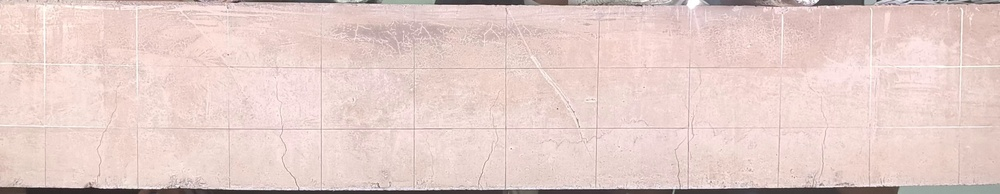
#> input picture image_processing_project/images/inputs/frame_0015.jpg, 1000 x 194 px, shrunk from 3840 x 745 before the run
$ python skeleton_sciki.py
#> lines starting #> are read from the running program, lines starting #| are printed output that depends on the picture; after the words box and inside, x2 and y2 are one past the last pixel; in counts of white or black regions, pixels touching at a corner belong together
from skimage import io, color, filters, morphology, feature, util
from scipy import ndimage
import matplotlib.pyplot as plt

# 1. Loading the image
image = io.imread('../images/inputs/frame_0015.jpg')
#> image is the input picture: shape (194, 1000, 3); mean R, G, B 229.6, 206.3, 201.5
gray = color.rgb2gray(image)
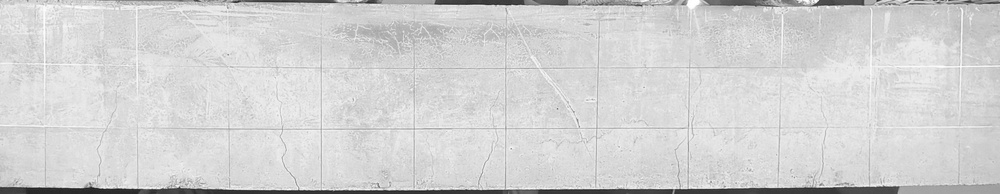
#> gray: shape (194, 1000) float64; min 0.107, max 1, mean 0.827

# Apply Gaussian blur to reduce noise
blur = filters.gaussian(gray, sigma=1)  # Adjust sigma as needed for smoothing

# Convert to binary image (0-1 range)
bin = util.img_as_ubyte(blur)  # Convert to 8-bit unsigned integer format

# 2. Detect edges first (using Canny)
edges = feature.canny(bin, sigma=2)
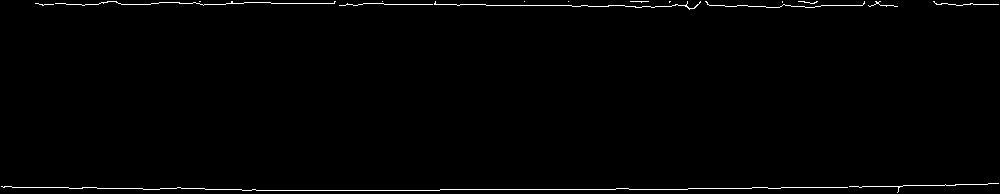
#> edges: shape (194, 1000) bool; 1% white in thin lines or dots

# 3. Dilate the edges to connect segments
dilated = morphology.binary_dilation(edges, morphology.disk(2))  # disk(2) dilates by 2 pixels in all directions
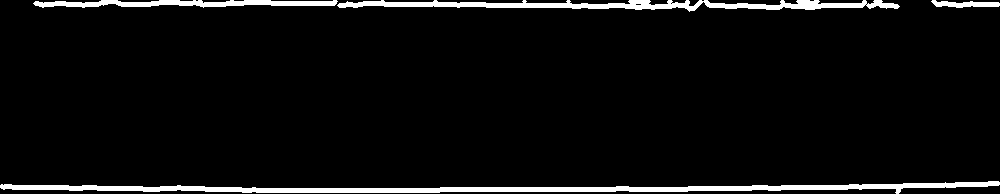
#> dilated: shape (194, 1000) bool; 5.1% white; 4 white regions, box (x1, y1, x2, y2) and area: (0, 181, 1000, 194) 5021, (337, 0, 900, 12) 3092, (33, 0, 338, 8) 1521, (931, 0, 1000, 8) 340

# 4. Fill in the edges to create a mask of the crack
cracks_filled = ndimage.binary_fill_holes(dilated)
#> cracks_filled: shape (194, 1000) bool; 5.1% white; 4 white regions, box (x1, y1, x2, y2) and area: (0, 181, 1000, 194) 5021, (337, 0, 900, 12) 3099, (33, 0, 338, 8) 1521, (931, 0, 1000, 8) 340

# 5. Perform skeletonization to find centerline of the filled crack
skeleton = morphology.skeletonize(cracks_filled)
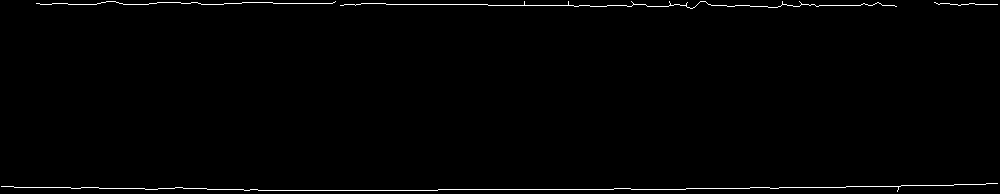
#> skeleton: shape (194, 1000) bool; 1% white in thin lines or dots

# 6. Display results
fig, axes = plt.subplots(1, 4, figsize=(18, 6))

axes[0].imshow(gray, cmap='gray')
axes[0].set_title('original')

axes[1].imshow(edges, cmap='gray')
axes[1].set_title('canny edges')

axes[2].imshow(dilated, cmap='gray')
axes[2].set_title('dilated edges')

axes[3].imshow(skeleton, cmap='hot')
axes[3].set_title('skeleton (centerline)')
for ax in axes:
    ax.axis('off')

fig.tight_layout()
plt.show()

$ run again, with image_processing_project/images/inputs/frame_0000.jpg copied over image_processing_project/images/inputs/frame_0015.jpg
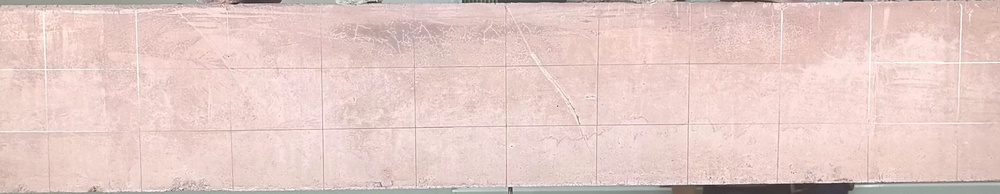
#> input picture image_processing_project/images/inputs/frame_0000.jpg, 1000 x 194 px, shrunk from 3840 x 745 before the run
#> image is the input picture: shape (194, 1000, 3); mean R, G, B 229.5, 203.9, 198.9
#> `edges = feature.canny(bin, sigma=2)`:
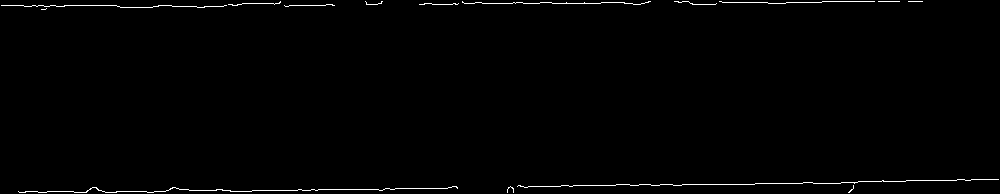
#> edges: shape (194, 1000) bool; 0.93% white in thin lines or dots
#> dilated: shape (194, 1000) bool; 4.5% white; 8 white regions, largest, box (x1, y1, x2, y2) and area: (505, 177, 1000, 194) 2546, (16, 184, 460, 194) 2177, (0, 0, 283, 12) 1439
#> cracks_filled: shape (194, 1000) bool; 4.5% white; 8 white regions, largest, box (x1, y1, x2, y2) and area: (505, 177, 1000, 194) 2547, (16, 184, 460, 194) 2177, (0, 0, 283, 12) 1439
#> `skeleton = morphology.skeletonize(cracks_filled)`:
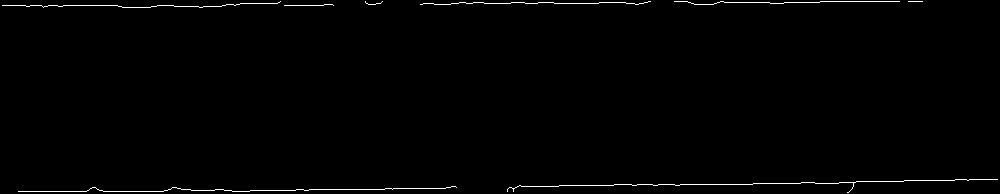
#> skeleton: shape (194, 1000) bool; 0.91% white in thin lines or dots
